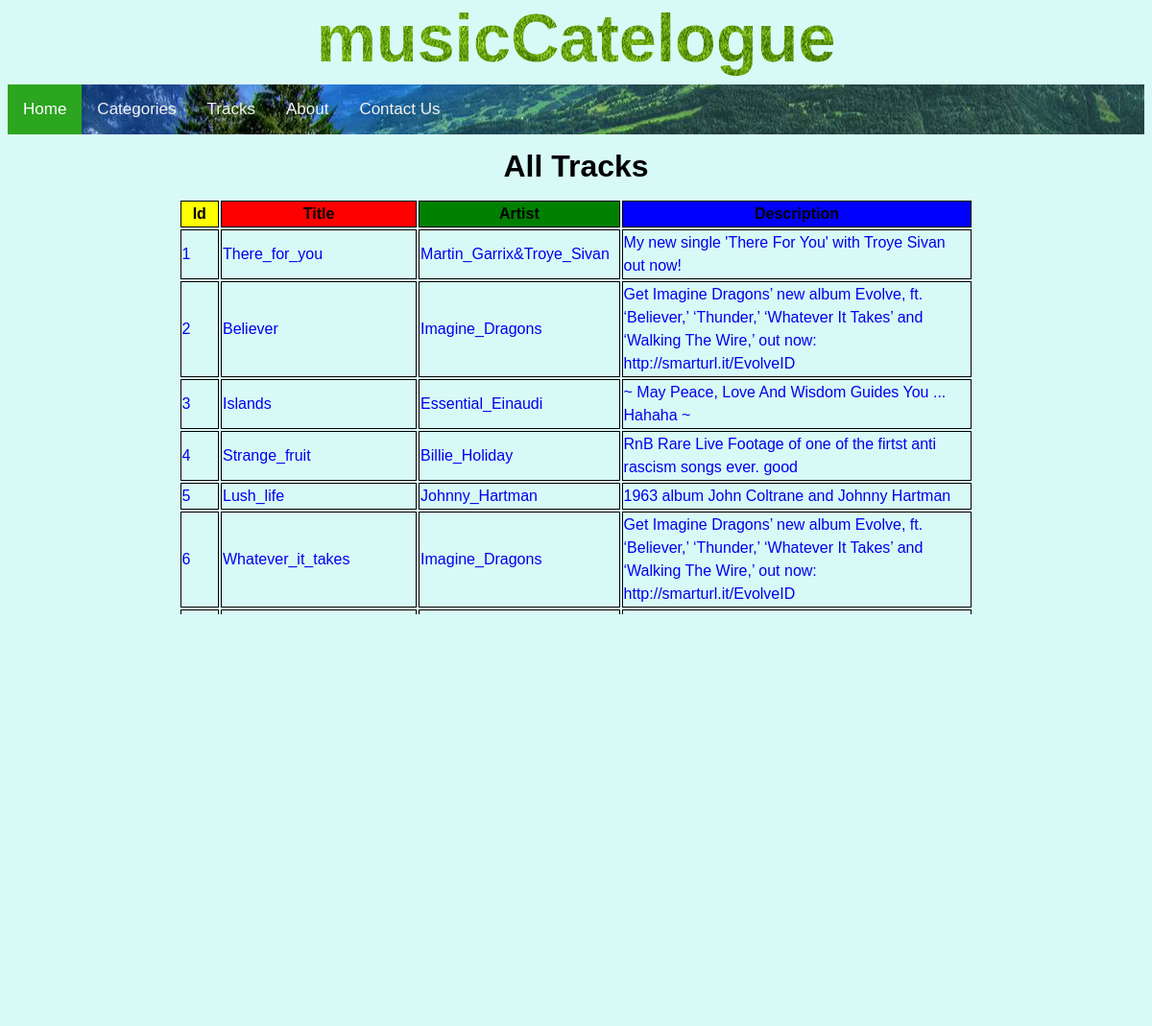
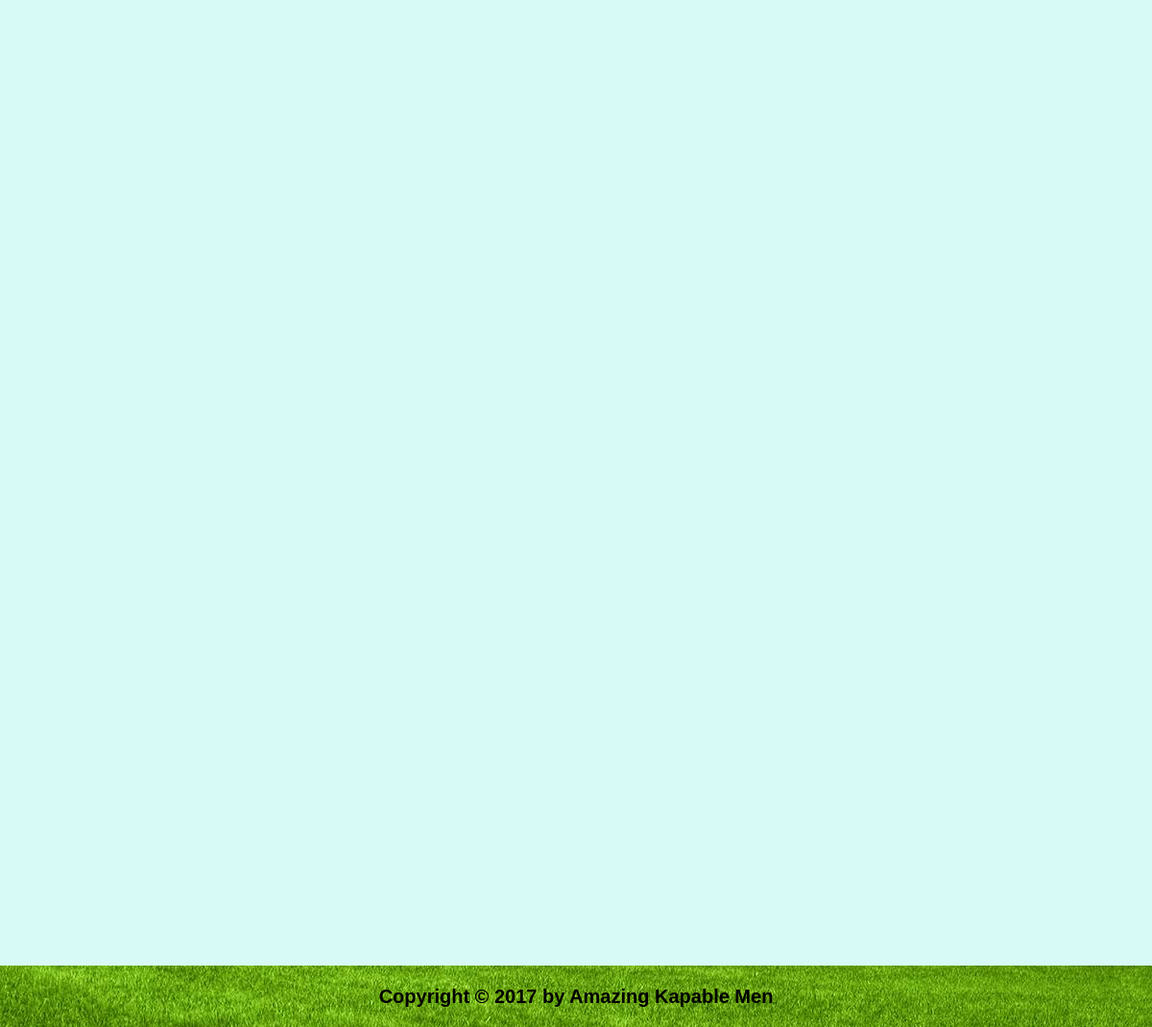
Page /tracks on the committed database (2 pictures, top to bottom).
### tables this page shows
CREATE TABLE `track` (
  `track_id` int(11) unsigned NOT NULL AUTO_INCREMENT,
  `category_id` int(11) NOT NULL,
  `title` varchar(255) NOT NULL DEFAULT '',
  `body` blob DEFAULT NULL,
  `author` varchar(255) NOT NULL,
  `created_at` datetime DEFAULT NULL,
  `youtube_link` varchar(255) DEFAULT NULL,
  PRIMARY KEY (`track_id`)
);

### App/View/TracksView.php (called while the page is built, shortened)
<?php
class TracksView
{
    public function render($pageData){
        $tracksTemp = new TracksTemp();
        $tracks = $tracksTemp->getTracks($pageData);
        return null;
    }
}

### App/Controller/Tracks.php (called while the page is built, shortened)
<?php
class Tracks
{
    public function getDisplay(){
        $model = new TracksModel();
        $pageData = $model->getPageData();
        $route = new TracksView();
        $display = $route->render($pageData);
        return $display;
    }
}

### index.php (called while the page is built, shortened)
<?php
$req = [
    'method' => $_SERVER['REQUEST_METHOD'],
    'uri' => $_SERVER['REQUEST_URI'],
    'search' => isset($_GET['search']) ? $_GET['search']: null,
    'track_id' =>  isset($_GET['track_id']) ? $_GET['track_id']: null,
    'name' => isset($_POST['name']) ? $_POST['name']: null,
    'surname' => isset($_POST['surname']) ? $_POST['surname']: null,
    'email' =>  isset($_POST['email']) ? $_POST['email']: null,
    'phone' =>  isset($_POST['phone']) ? $_POST['phone']: null,
    'country' =>  isset($_POST['country']) ? $_POST['country']: null,
    'message' => isset($_POST['message']) ? $_POST['message']: null,
    'author' => isset($_POST['author']) ? $_POST['author']: null,
    'body' => isset($_POST['body']) ? $_POST['body']: null,
    'comment' => isset($_POST['comment']) ? $_POST['comment']: null,
    'author' => isset($_POST['author']) ? $_POST['author']: null,
    'track_idCom' => isset($_POST['track_idCom']) ? $_POST['track_idCom']: null,
];
$router = new Router();
$response = $router->getHandled($req);

### App/Repository/DatabaseConnection.php (called while the page is built, shortened)
<?php
class DatabaseConnection
{
    public function __construct()
    {
        $servername = "localhost";
        $username = "root";
        $password = "";
        $dbname = "bootcamp";
        $this->conn = mysqli_connect($servername, $username, $password, $dbname);
    }
}

### App/Repository/TracksList.php (called while the page is built, shortened)
<?php
class TracksList extends DatabaseConnection
{
    public function getListOfTracks($type){
        switch ($type){
            default:
                $sql = "SELECT * FROM track";
        }
        $result = mysqli_query($this->conn, $sql);
        $listOfTracks = [];
        if (mysqli_num_rows($result) > 0) {
            while($row = mysqli_fetch_assoc($result)) {
                $listOfTracks[] = array(
                    'track_id' => $row["track_id"],
                    'title' => $row["title"],
                    'author' => $row["author"],
                    'body' => $row["body"],
                    'date' => $row["created_at"],
                    'youtube_link' => $row["youtube_link"],
                );
            }
            return $listOfTracks;
        } else {
            echo "0 results";
            return $listOfTracks;
        }
    }
}

### App/Model/TracksModel.php (called while the page is built, shortened)
<?php
class TracksModel
{
    public function getPageData(){
        $tracks = new TracksList();
        $pageData = $tracks->getListOfTracks('All');
        return $pageData;
    }
}

### App/View/Templates/TracksTemp.php (the view, shortened to what this page needs)
<?php
class TracksTemp
{
    public function getTracks($pageData){
        echo '
            <div align="center" style="overflow-y: scroll; height:500px;">
                <h1 align="center">All Tracks</h1>
                <table width="70%" border="1" bordercolor="green">
                <tr align="center">
                    <td bgcolor="yellow" width="5%"><b>Id</b></td>
                    <td bgcolor="red" width="25%"><b>Title</b></td>
                    <td bgcolor="green" width="25%"><b>Artist</b></td>
                    <td bgcolor="blue" width="45%"><b>Description</b></td>
                </tr>
                ';
                        foreach($pageData as $value){
                            echo '<tr><td><a href="?track_id='.$value['track_id'].'">'.$value['track_id'].'</a></td><td><a href="?track_id='.$value['track_id'].'">'.$value['title'].'</a></td><td><a href="?track_id='.$value['track_id'].'">'.$value['author'].'</a></td><td><a href="?track_id='.$value['track_id'].'">'.$value['body'].'</a></td></tr>';
                        }
                echo '
            </div>
        ';
    }
}

### App/View/Templates/HeaderTemp.php (style rules this page uses)
body { background: #D8FAF6; color: black; font-family: Arial, Helvetica, sans-serif; line-height: 150%; }
table { border: 0px; }
a:link { text-decoration: none; }

### rows in the picture
track: track_id "1", title "There_for_you", author "Martin_Garrix&Troye_Sivan", body "My new single 'There For You' with Troye Sivan out now!"
track: track_id "2", title "Believer", author "Imagine_Dragons", body "Get Imagine Dragons’ new album Evolve, ft. ‘Believer,’ ‘Thunder,’ ‘Whatever It Takes’ and ‘Walking The Wire,’ out now: http://smarturl.it/EvolveID"
track: track_id "3", title "Islands", author "Essential_Einaudi", body "~ May Peace, Love And Wisdom Guides You ... Hahaha ~"
track: track_id "4", title "Strange_fruit", author "Billie_Holiday", body "RnB Rare Live Footage of one of the firtst anti rascism songs ever. good"
track: track_id "5", title "Lush_life", author "Johnny_Hartman", body "1963 album John Coltrane and Johnny Hartman"
track: track_id "6", title "Whatever_it_takes", author "Imagine_Dragons", body "Get Imagine Dragons’ new album Evolve, ft. ‘Believer,’ ‘Thunder,’ ‘Whatever It Takes’ and ‘Walking The Wire,’ out now: http://smarturl.it/EvolveID"
